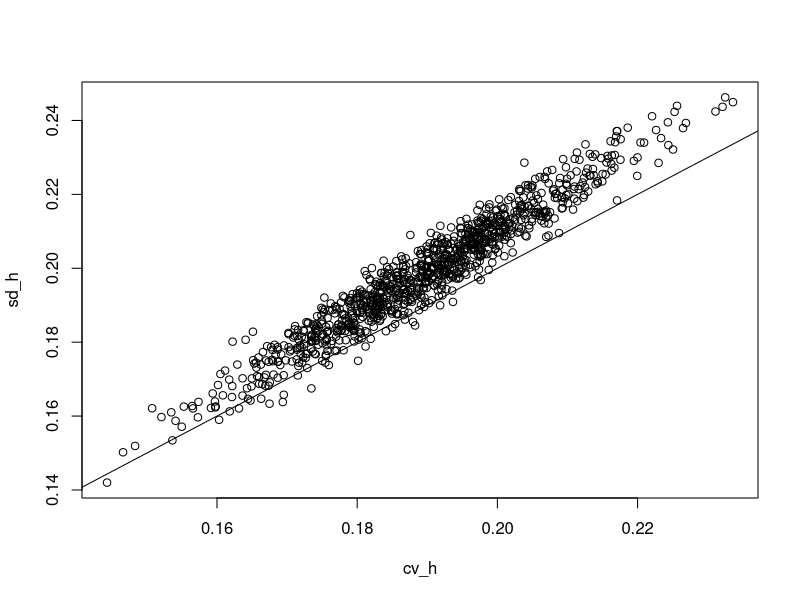

This chart was generated by the following R code:
## ---- chunk 1
knitr::opts_chunk$set(echo = TRUE)
## ---- chunk 2
set.seed(12)
x <- rnorm(100, mean = 10, sd = 2)
mean(x)
sd(x)
## ---- chunk 3
CV_function <- function(boot_mean, boot_sd) {
  cv <- boot_sd/boot_mean
  quantile_cv <- quantile(cv, c(0.025, 0.975))
  return (quantile_cv)
}

out_cv = NULL
sd_cv = NULL
for(i in 1:1000){
sample <- sample(x, replace=TRUE)
out_cv[i] <- mean(sample)
sd_cv[i] <- sd(sample)
  }

## ---- chunk 4
CV_function(out_cv, sd_cv)
## ---- chunk 5
h <- rnorm(100, mean = 10, sd = 2)

out_cv = NULL
sd_cv = NULL
log_sd_cv = NULL
for(i in 1:1000){
sample <- sample(h, replace=TRUE)
out_cv[i] <- mean(sample)
sd_cv[i] <- sd(sample)
log_sd_cv[i] <- sd(log(sample))

}

sd_h <- log_sd_cv
cv_h <- sd_cv/out_cv

plot(cv_h, sd_h)
abline(0, 1)

